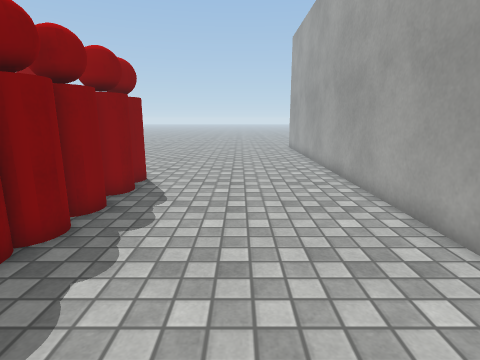
[1] (above)

17 first-person views from a walk through a 3-D level made in the Unity game engine. The camera is 1.2 m above the floor, tilts 12° down and sees 80° across. The floor is counted in squares, 0.5 m on a side. Each view is taken from the middle of a square. On the plan, view 1 faces up. The plan holds only what a view shows up to about 18 squares ahead; the rest is blank. The place goes on beyond the plan. Surface patterns are stand-ins for the level's own textures.

[2]
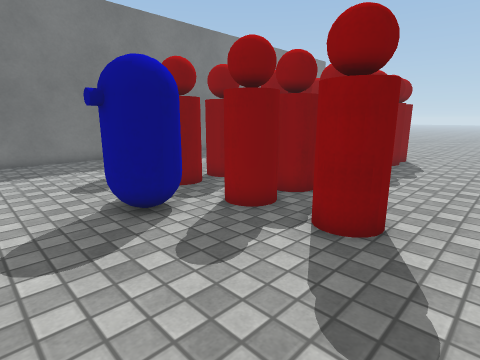

[3]
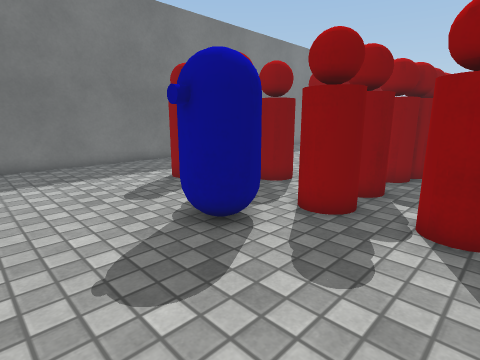

[4]
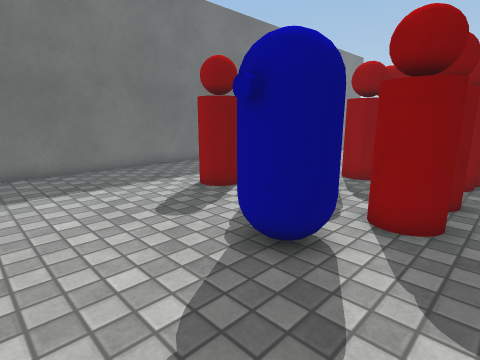

[5]
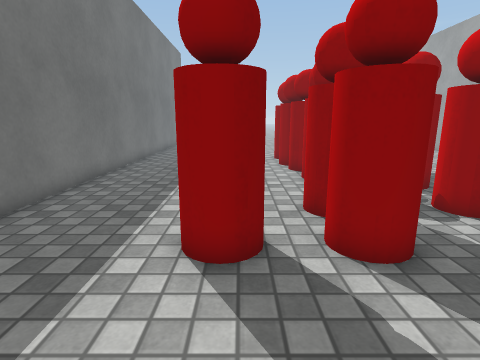

[6]
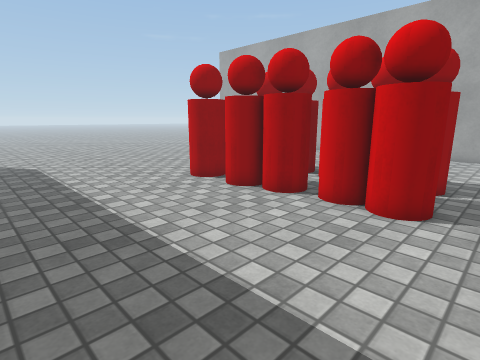

[7]
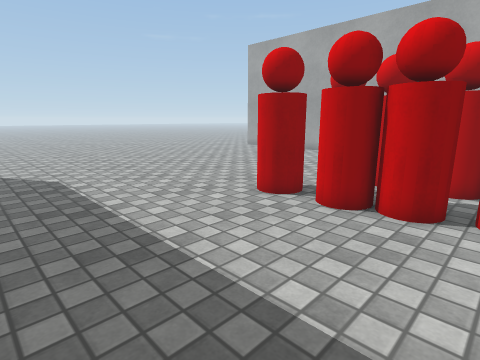

[8]
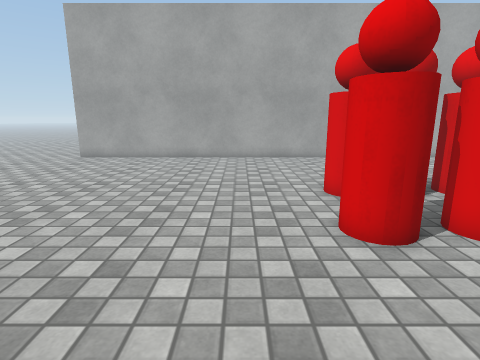

[9]
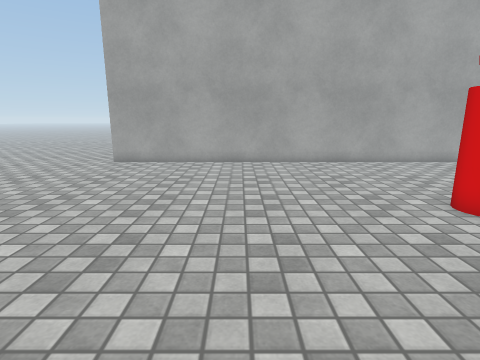

[10]
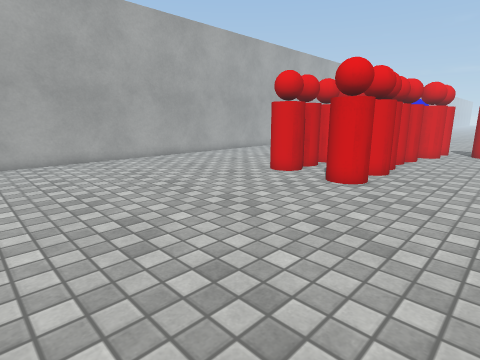

[11]
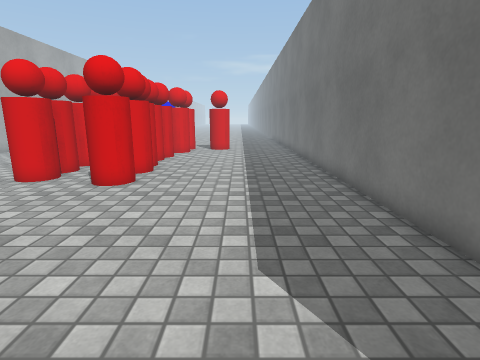

[12]
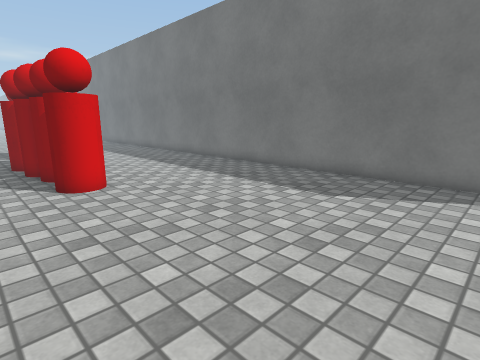

[13]
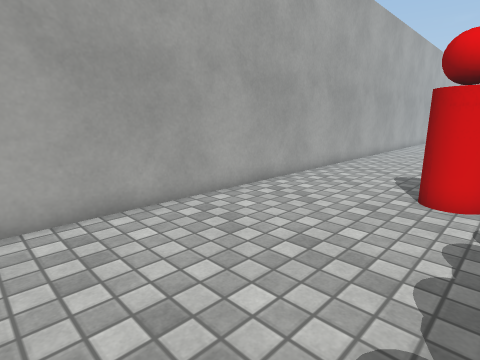

[14]
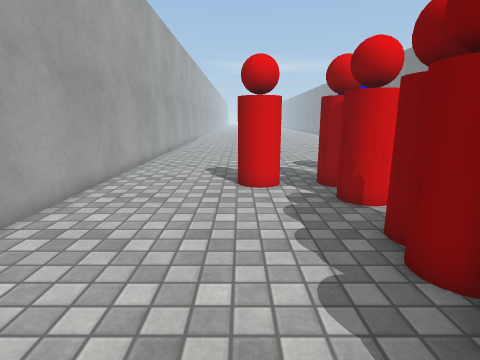

[15]
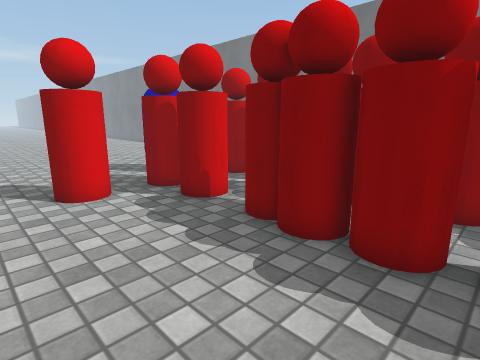

[16]
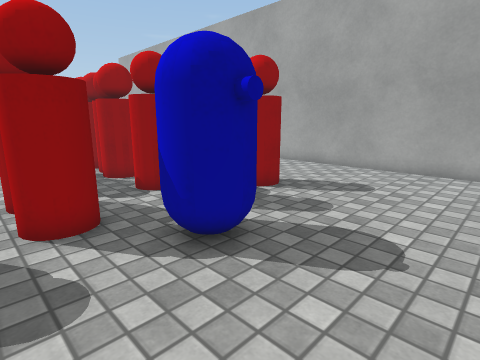

[17]
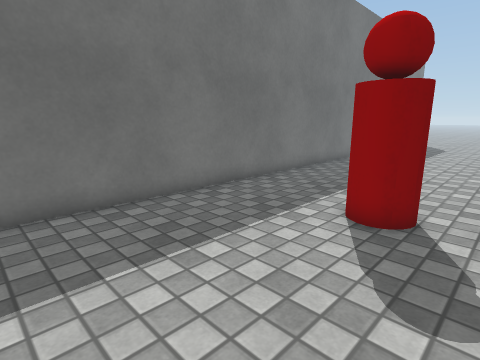

### Floor plan
Key: @ floor where view 1 was taken; # wall or solid block; . floor; O other object.
Columns run from 17 left of view 1 to 4 right of it. Each row starts with its distance up from view 1.
 23   ...................#
 22 #....................#
 21 #....................#
 20 #....................#
 19 #....................#
 18 #....................#
 17 #....................#
 16 #....................#
 15 #....................#
 14 #....................#
 13 #........O...........#
 12 #.......OOO.OO.......#
 11 #........O..OO.......#
 10 #.......OOO.OO.......#
  9 #.......OO .OO.......#
  8 #.......OOO.OO.......#
  7 #........OO.OO.......#
  6 #........OO.OO.......#
  5 #........OOOOO.......#
  4 #.......OOOOOO.......#
  3 #........O...........#
  2 #.......OO.OOO.......#
  1 #.......OO.OOO.......#
  0 #....OO.OO..OO.OO@...#
 -1 #....OO.OO.OOO.OO....#
 -2 #.......... O........#
 -3 #.........OOO........#
 -4 #.........OOO........#
 -5 #..........O.........#
 -6 #....................#
 -7 #....................#
 -8  ....................#

Where each view was taken, in squares from view 1:
view 1: 0 up, 0 right, facing up
view 2: 7 down, 1 right, facing up-left
view 3: 8 down, 1 left, facing up-left
view 4: 8 down, 3 left, facing up-left
view 5: 6 down, 11 left, facing up
view 6: 2 up, 16 left, facing up-right
view 7: 6 up, 16 left, facing up-right
view 8: 15 up, 14 left, facing right
view 9: 18 up, 12 left, facing right
view 10: 23 up, 13 left, facing down-right
view 11: 23 up, 13 left, facing down
view 12: 23 up, 5 left, facing down-left
view 13: 9 up, 3 left, facing down-right
view 14: 10 up, 1 left, facing down
view 15: 9 up, 1 right, facing down-left
view 16: 8 down, 10 left, facing up-right
view 17: 8 down, 9 left, facing up-left
